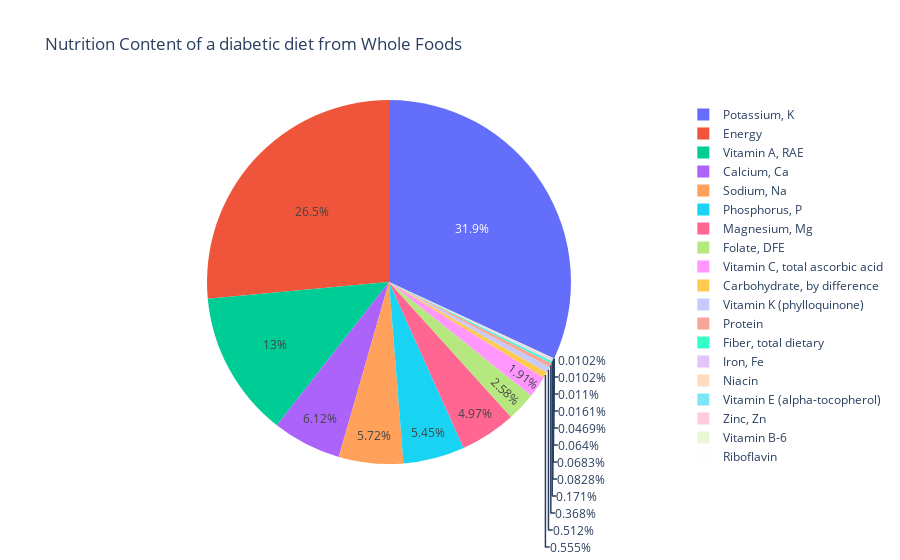

The notebook cell saved with this chart:
### Code cell
plot('Whole Foods','M 19-30')

### Figure 1 — Plotly figure (JSON) as saved in the notebook; plotly's stock layout.template omitted (floating-point values rounded to 4 significant figures)
{"data": [{"domain": {"x": [0, 1], "y": [0, 1]}, "hovertemplate": "Nutrition=%{label}<br>Amount=%{value}<extra></extra>", "labels": ["Energy", "Protein", "Fiber, total dietary", "Folate, DFE", "Calcium, Ca", "Carbohydrate, by difference", "Iron, Fe", "Magnesium, Mg", "Niacin", "Phosphorus, P", "Potassium, K", "Riboflavin", "Thiamin", "Vitamin A, RAE", "Vitamin B-12", "Vitamin B-6", "Vitamin C, total ascorbic acid", "Vitamin E (alpha-tocopherol)", "Vitamin K (phylloquinone)", "Zinc, Zn", "Sodium, Na", "Energy"], "legendgroup": "", "name": "", "showlegend": true, "type": "pie", "values": [3100.0, 86.31, 40.18, 605.2, 1435.0, 130.0, 19.39, 1165.0, 16.0, 1278.0, 7475.0, 2.568, 2.39, 3037.0, 2.4, 3.779, 447.0, 15.0, 120.0, 11.0, 1340.0, 3100.0]}], "layout": {"legend": {"tracegroupgap": 0}, "title": {"text": "Nutrition Content of a diabetic diet from Whole Foods"}}}
